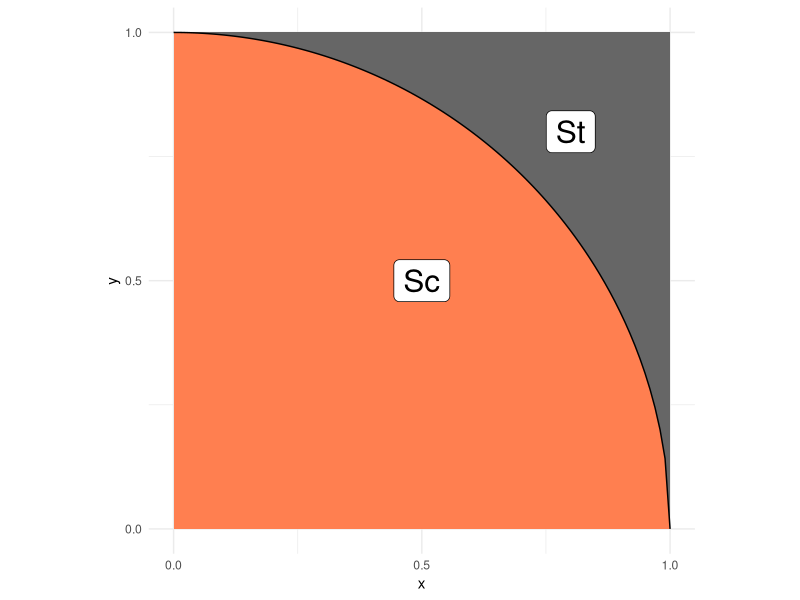
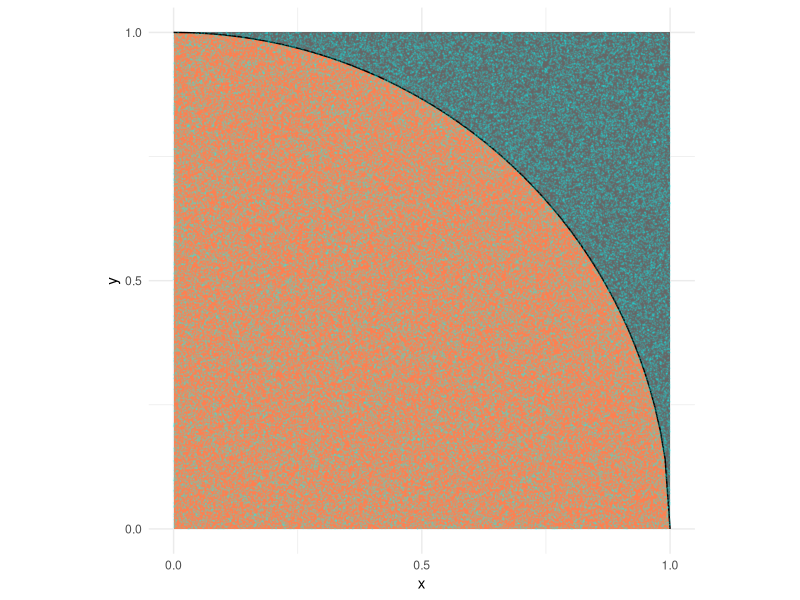

Here is the R script that generated these plots, in order:
## ---- chunk 1
library(tidyverse)
## ---- chunk 2
## NOTE: No need to edit; this visual helps explain the pi estimation scheme
tibble(x = seq(0, 1, length.out = 100)) %>%
  mutate(y = sqrt(1 - x^2)) %>%

  ggplot(aes(x, y)) +
  annotate(
    "rect",
    xmin = 0, ymin = 0, xmax = 1, ymax = 1,
    fill = "grey40",
    size = 1
  ) +
  geom_ribbon(aes(ymin = 0, ymax = y), fill = "coral") +
  geom_line() +
  annotate(
    "label",
    x = 0.5, y = 0.5, label = "Sc",
    size = 8
  ) +
  annotate(
    "label",
    x = 0.8, y = 0.8, label = "St",
    size = 8
  ) +
  scale_x_continuous(breaks = c(0, 1/2, 1)) +
  scale_y_continuous(breaks = c(0, 1/2, 1)) +
  theme_minimal() +
  coord_fixed()
## ---- chunk 3
## TASK: Choose a sample size and generate samples
n <- 100000 # Choose a sample size
df_q1 <- as.data.frame(list(x = runif(n, 0, 1), y = runif(n, 0, 1))) # Generate the data
df_q1 <- df_q1 %>% 
  mutate(
    inside = (x^2 + y^2) < 1,
    stat = 4 * inside  
  )

# Visualize points of generated samples
tibble(x = seq(0, 1, length.out = 100)) %>%
  mutate(y = sqrt(1 - x^2)) %>%

  ggplot(aes(x, y)) +
  annotate(
    "rect",
    xmin = 0, ymin = 0, xmax = 1, ymax = 1,
    fill = "grey40",
    size = 1
  ) +
  geom_ribbon(aes(ymin = 0, ymax = y), fill = "coral") +
  geom_line() +
  geom_point(data = df_q1, aes(x, y), size = 0.1, color = "cyan", alpha = 0.1) +
  scale_x_continuous(breaks = c(0, 1/2, 1)) +
  scale_y_continuous(breaks = c(0, 1/2, 1)) +
  theme_minimal() +
  coord_fixed()
## ---- chunk 4
## TASK: Estimate pi using your data from q1
pi_est <- df_q1 %>%
  summarize(
     pi_mean = mean(stat),
     pi_sd = sd(stat),
     sample_size = n()
  )
pi_est
## ---- chunk 5
Zscore <- - qnorm(0.997 / 2)
sigma3_min <- (pi_est$pi_mean - Zscore * pi_est$pi_sd)
sigma3_max <- (pi_est$pi_mean + Zscore * pi_est$pi_sd)

sigma3_min
sigma3_max
